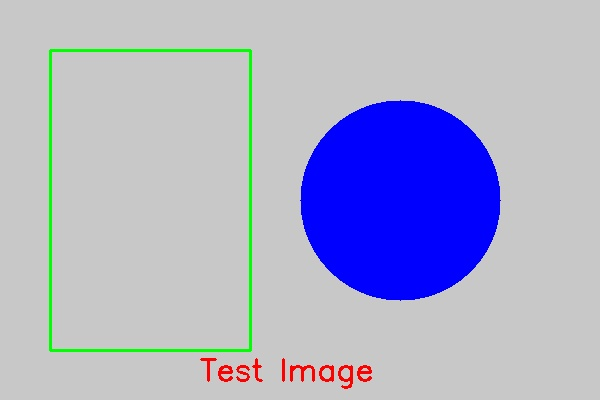
#> input picture test_image.jpg, 600 x 400 px
$ python simple_test.py
#> lines starting #> are read from the running program, lines starting #| are printed output that depends on the picture; after the words box and inside, x2 and y2 are one past the last pixel; in counts of white or black regions, pixels touching at a corner belong together
import sys
import os
import cv2
import numpy as np

# 确保可以找到src模块
sys.path.insert(0, os.path.join(os.path.dirname(__file__), 'src'))

print("Testing OpenCV import...")
print("[OK] NumPy imported successfully")
print("[OK] OpenCV imported successfully: version", cv2.__version__)

print("\nTrying to read test image...")
if os.path.exists('test_image.jpg'):
    img = cv2.imread('test_image.jpg')
#> img is the input picture: shape (400, 600, 3); mean B, G, R 203.5, 173.6, 171.6
    if img is not None:
        print(f"[OK] Image read successfully, size: {img.shape}")
#| [OK] Image read successfully, size: (400, 600, 3)

        # Simple image processing test
        gray = cv2.cvtColor(img, cv2.COLOR_BGR2GRAY)
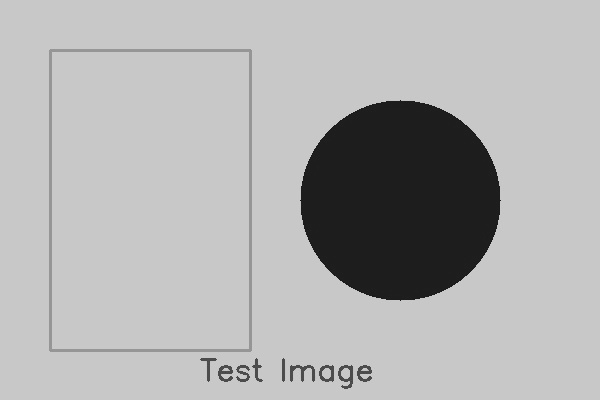
#> gray: shape (400, 600); min 23, max 208, mean 176.4
        edges = cv2.Canny(gray, 50, 150)
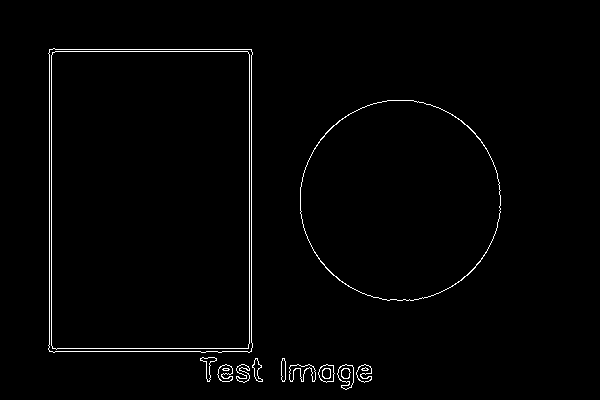
#> edges: shape (400, 600); 1.4% white in thin lines or dots, all inside (x1, y1, x2, y2) = (48, 48, 501, 390)

        # 将边缘图像转换为彩色以便并排显示
        edges_color = cv2.cvtColor(edges, cv2.COLOR_GRAY2BGR)

        # 并排拼接原始图像和边缘检测结果
        combined = np.hstack((img, edges_color))
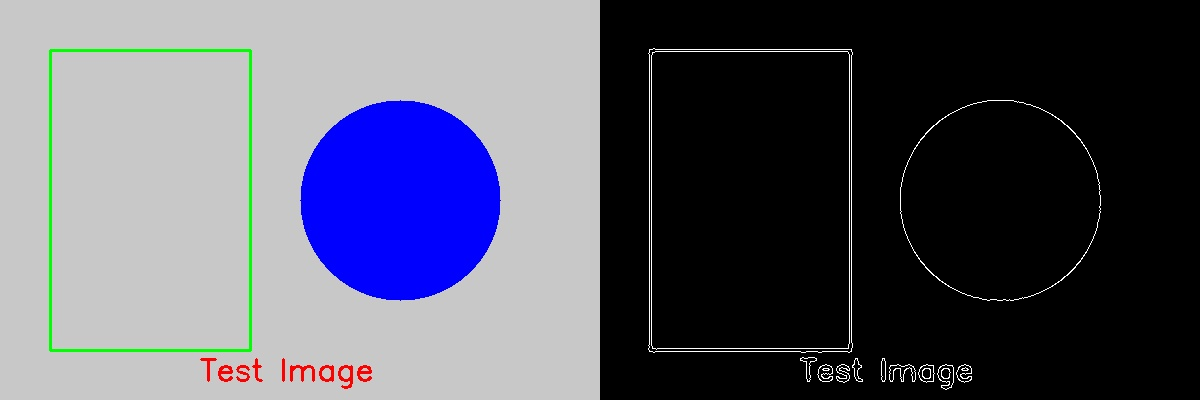
#> combined: shape (400, 1200, 3); mean B, G, R 103.6, 88.6, 87.6

        # Save results
        cv2.imwrite('output_edges.jpg', edges)
        cv2.imwrite('output_combined.jpg', combined)
        print("[OK] Results saved")

        # 显示图像窗口
        print("\nDisplaying images...")
        print("Press any key to close the windows")

        try:
            cv2.imshow('Original Image', img)
            cv2.imshow('Edge Detection', edges)
            cv2.imshow('Combined View', combined)

            # 等待按键
            cv2.waitKey(0)
            cv2.destroyAllWindows()
            print("[OK] Windows closed")
        except Exception as e:
            print(f"[INFO] Could not display GUI windows: {e}")
            print("[INFO] But results have been saved to files:")
            print("  - test_image.jpg (original)")
            print("  - output_edges.jpg (edges)")
            print("  - output_combined.jpg (combined)")
    else:
        print("[ERROR] Failed to read image")
else:
    print("[ERROR] Test image not found")

print("\nProject environment test complete!")
